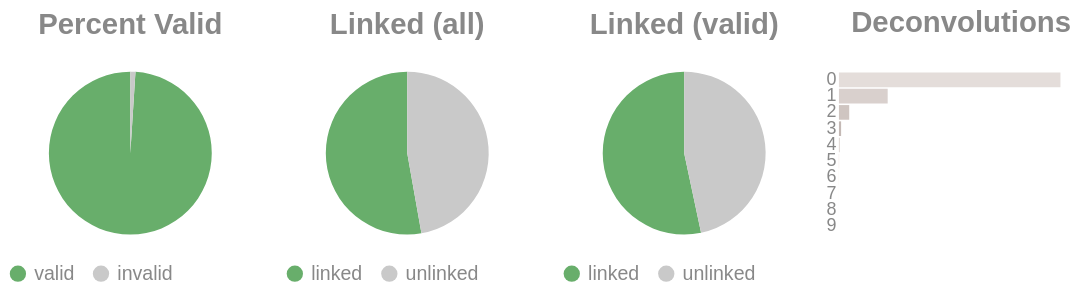

Notebook code for this chart:
### Code cell
if SKIPLR:
    pass
else:
    clash = Counter()
    for i in valids['molecule'].to_list():
        _mol = i.split("-")
        if len(_mol) == 1:
            clash.update('0')
        else:
            clash.update(_mol[-1])

    _d = {"deconvolutions": [], 'count': []}
    for k,v in clash.items():
        _d['deconvolutions'].append(k)
        _d['count'].append(v)

    tot_valid = valids['reads'].sum()
    mask = valids['reads'] >= 2
    n_linked_reads = valids.filter(mask)['reads'].sum()
    if n_linked_reads == 0:
        print_html("No linked molecules (>=2 reads) were detected; skipping linked-only distributions.")
        SKIPLR = True
    else:
        perc_valid = round(tot_valid / n_reads, 4)
        linked_perc_abs = round(n_linked_reads / n_reads, 4)
        linked_perc = round(n_linked_reads / tot_valid, 4)

    _valid = pl.DataFrame({"valids": ['valid', 'invalid'], "count": [tot_valid, n_reads - tot_valid]})
    _linked_abs = pl.DataFrame({"linked (absolute)": ['linked', 'unlinked'], "count": [n_linked_reads, n_reads - n_linked_reads]})
    _linked_rel = pl.DataFrame({"linked (valids)": ['linked', 'unlinked'], "count": [n_linked_reads, tot_valid - n_linked_reads]})

    (
        alt.hconcat(
            piechart(_valid, goodval = 'valid', title = "Percent Valid"),
            piechart(_linked_abs, goodval = "linked", title =  "Linked (all)"),
            piechart(_linked_rel, goodval = "linked", title =  "Linked (valid)"),
            convolutionbar(pl.DataFrame(_d), title = "Deconvolutions"),
            center = True,
            bounds = 'flush'
        )
        .resolve_scale(color='independent')
        .resolve_legend('independent')
        .properties(usermeta={'embedOptions': {"actions": False}})
    ).display()

### Figure 1 — Vega-Lite specification as saved in the notebook (floating-point values rounded to 4 significant figures)
{"width": "container", "height": 400, "config": {"title": {"anchor": "start", "dy": -15, "fontSize": 18, "color": "#888888", "subtitleColor": "#888888", "subtitleFontSize": 14}, "arc": {"fill": "#0072B2"}, "axis": {"domainColor": "#888888", "domainWidth": 0.5, "gridWidth": 0.2, "grid": false, "titleFontWeight": 400, "titleFontSize": 15, "labelFontSize": 11, "labelColor": "#888888", "tickColor": "#888888", "tickWidth": 0.2, "titleColor": "#888888"}, "axisBand": {"grid": false}, "axisX": {"grid": true, "tickSize": 10, "domainCap": "round"}, "axisY": {"domain": false, "grid": true, "tickSize": 0, "domainCap": "round"}, "background": "transparent", "header": {"labelFontSize": 15, "labelColor": "#888888", "titleFontSize": 15, "titleFontWeight": 600, "titleColor": "#888888"}, "legend": {"labelFont": "sans-serif", "labelFontSize": 12, "labelColor": "#888888", "symbolSize": 100, "symbolType": "circle", "titleFontSize": 12, "titlePadding": 10, "titleColor": "#888888", "title": null}, "range": {"category": ["#E69F00", "#56B4E9", "#009E73", "#F0E442", "#0072B2", "#D55E00", "#CC79A7", "#000000"], "diverging": ["#cfe8f3", "#a2d4ec", "#73bfe2", "#46abdb", "#1696d2", "#12719e"]}, "area": {"fill": "#0072B2", "fillOpacity": 0.7, "line": true, "strokeOpacity": 0.7}, "line": {"color": "#0072B2", "stroke": "#0072B2", "strokeWidth": 2}, "trail": {"color": "#0072B2", "stroke": "#0072B2", "strokeWidth": 0, "size": 1}, "point": {"filled": true, "fillOpacity": 1.0, "size": 95}, "text": {"color": "#888888", "fontSize": 11, "align": "right", "fontWeight": 400, "size": 11}, "bar": {"fill": "#0072B2", "stroke": null}, "view": {"stroke": null, "continuousWidth": 660, "continuousHeight": 400}}, "hconcat": [{"data": {"name": "data-0011fe418f981498784567c2937a315c"}, "mark": {"type": "arc"}, "encoding": {"color": {"field": "valids", "legend": {"orient": "bottom", "title": null}, "scale": {"domain": ["valid", "invalid"], "range": ["#68ae6b", "#C9C9C9"]}, "title": "Valids", "type": "nominal"}, "theta": {"field": "count", "type": "quantitative"}, "tooltip": [{"field": "valids", "title": "Valids", "type": "ordinal"}, {"field": "percent", "format": ".2%", "title": "Percent", "type": "quantitative"}, {"field": "count", "title": "Count", "type": "quantitative"}]}, "height": 100, "title": {"text": "Percent Valid", "align": "center", "anchor": "middle"}, "transform": [{"calculate": "datum.count / 14251583", "as": "percent"}], "width": 150}, {"data": {"name": "data-96e38ee476ff622b31270517627c9629"}, "mark": {"type": "arc"}, "encoding": {"color": {"field": "linked (absolute)", "legend": {"orient": "bottom", "title": null}, "scale": {"domain": ["linked", "unlinked"], "range": ["#68ae6b", "#C9C9C9"]}, "title": "Linked (Absolute)", "type": "nominal"}, "theta": {"field": "count", "type": "quantitative"}, "tooltip": [{"field": "linked (absolute)", "title": "Linked (Absolute)", "type": "ordinal"}, {"field": "percent", "format": ".2%", "title": "Percent", "type": "quantitative"}, {"field": "count", "title": "Count", "type": "quantitative"}]}, "height": 100, "title": {"text": "Linked (all)", "align": "center", "anchor": "middle"}, "transform": [{"calculate": "datum.count / 14251583", "as": "percent"}], "width": 150}, {"data": {"name": "data-eb2e932b2cb7739c20ff9706bf78c96b"}, "mark": {"type": "arc"}, "encoding": {"color": {"field": "linked (valids)", "legend": {"orient": "bottom", "title": null}, "scale": {"domain": ["linked", "unlinked"], "range": ["#68ae6b", "#C9C9C9"]}, "title": "Linked (Valids)", "type": "nominal"}, "theta": {"field": "count", "type": "quantitative"}, "tooltip": [{"field": "linked (valids)", "title": "Linked (Valids)", "type": "ordinal"}, {"field": "percent", "format": ".2%", "title": "Percent", "type": "quantitative"}, {"field": "count", "title": "Count", "type": "quantitative"}]}, "height": 100, "title": {"text": "Linked (valid)", "align": "center", "anchor": "middle"}, "transform": [{"calculate": "datum.count / 14107486", "as": "percent"}], "width": 150}, {"data": {"name": "data-a31f259ee62b7e320051bb262338b5ae"}, "mark": {"type": "bar"}, "encoding": {"color": {"field": "deconvolutions", "legend": null, "scale": {"scheme": "lightgreyred"}, "type": "nominal"}, "tooltip": [{"field": "deconvolutions", "title": "Deconvolutions", "type": "ordinal"}, {"field": "percent", "format": ".2%", "title": "Percent", "type": "quantitative"}, {"field": "count", "title": "Count", "type": "quantitative"}], "x": {"axis": null, "field": "count", "type": "quantitative"}, "y": {"field": "deconvolutions", "sort": "ascending", "title": null, "type": "nominal"}}, "height": 100, "title": {"text": "Deconvolutions", "align": "center", "anchor": "middle"}, "transform": [{"calculate": "datum.count / 9275753", "as": "percent"}], "width": 150}], "bounds": "flush", "center": true, "resolve": {"legend": {"angle": "independent"}, "scale": {"color": "independent"}}, "usermeta": {"embedOptions": {"actions": false}}, "$schema": "https://vega.github.io/schema/vega-lite/v6.4.1.json", "datasets": {"data-0011fe418f981498784567c2937a315c": [{"valids": "valid", "count": 14107486}, {"valids": "invalid", "count": 144097}], "data-96e38ee476ff622b31270517627c9629": [{"linked (absolute)": "linked", "count": 7523038}, {"linked (absolute)": "unlinked", "count": 6728545}], "data-eb2e932b2cb7739c20ff9706bf78c96b": [{"linked (valids)": "linked", "count": 7523038}, {"linked (valids)": "unlinked", "count": 6584448}], "data-a31f259ee62b7e320051bb262338b5ae": [{"deconvolutions": "0", "count": 7251733}, {"deconvolutions": "1", "count": 1595572}, {"deconvolutions": "2", "count": 336794}, {"deconvolutions": "3", "count": 71095}, {"deconvolutions": "4", "count": 15728}, {"deconvolutions": "5", "count": 3580}, {"deconvolutions": "6", "count": 869}, {"deconvolutions": "7", "count": 259}, {"deconvolutions": "8", "count": 88}, {"deconvolutions": "9", "count": 35}]}}
